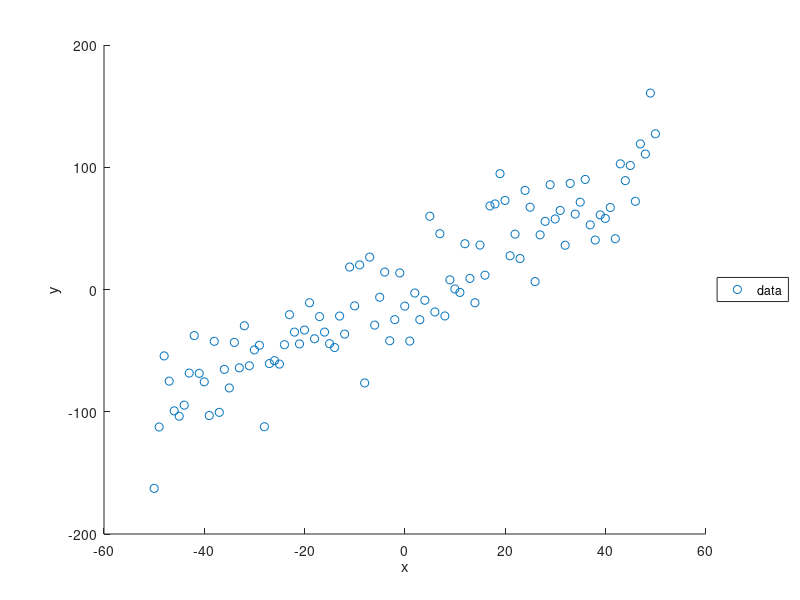

Write the MATLAB code that produced this figure. (Note: this script raises an error after producing the figure.)
%By:        Shane Billingsley
%Class:     ASEN 2012 Experimental and Computational Methods
%Date:      Fall 2022

clear
clc
close all
cmap=colormap(lines(10));

%% Initialize random spread of data around line of y=4x+2
x=linspace(-50,50,101)';
spread = 25;
rng('default'); %this and next lines keep "random" data to be repeatable
rng(1); %comment out this line to repeat with new data each time
y=(2*x+4) + spread*randn(size(x)); %create new random data
figure(1);set(1,'Units','inches','Position',[ 1,1 ,10,6],'Color','w');hold on;
plot(x,y,'o','Color',cmap(1,:))
xlabel('x');ylabel('y');
legend('data','Location','EastOutside');

%% Calculate A and B using summation form
Delta = length(x)*sum(x.^2) - (sum(x)).^2;
Asum = (sum(x.^2)*sum(y) - sum(x)*sum(x.*y))/Delta;
Bsum = (length(x)*sum(x.*y) - sum(x)*sum(y))/Delta;

%% Calcualte A and B using matrix method
H = [ones(size(x)) x]; %create H for linear fit
xHat = inv(H'*H)*H'*y; %solve for xHat (weights are not necessary)
A=xHat(1); %intercept
B=xHat(2); %slope

%% Compare A and B from various methods!
checkA = round(A,6)==round(Asum,6);
checkB = round(B,6)==round(Bsum,6);
if(checkA&&checkB==1)
    disp('The methods are equivalent for A and B!')
else
    disp('The methods are not equivalent for A and B!')
end

%% Plot the line of best fit on top of the data
yfit=B*x+A; %line of best fit
plot(x,yfit,'Color',cmap(2,:),'LineWidth',2)
legend('data','best fit line','Location','EastOutside');

%% Calculate sigma_y (uncertainty in y data) and plot 95% confidence interval
sigma_y = sqrt(1/(length(x)-2) * sum((yfit-y).^2)); %uncertainty in y data
plot(x,yfit+2*sigma_y,'--','Color',cmap(5,:),'LineWidth',2) %plotting 95% confidence interval of y data
plot(x,yfit-2*sigma_y,'--','Color',cmap(5,:),'LineWidth',2, 'HandleVisibility','off') %plotting 95% confidence interval of y data
legend('data','best fit line','95% confidence \sigma_y','Location','EastOutside');

%% Calculate sigma_A, sigma_B and sigma_q (uncertainty in A and B terms and of the line of bets fit) algebraically and plot 95% confidence interval of sigma_q
sigma_A = sigma_y*sqrt(sum(x.^2)/Delta); %calculate uncertainty in A term
sigma_B = sigma_y*sqrt(length(x)/Delta); %calculate uncertainty in B term
sigma_q = sqrt(sigma_A^2 + (x*sigma_B).^2 ); %calculate uncertainty in the line of best fit
plot(x,yfit+2*sigma_q,'Color',cmap(4,:),'LineWidth',2) %plotting 95% confidence interval of linear fit data
plot(x,yfit-2*sigma_q,'Color',cmap(4,:),'LineWidth',2, 'HandleVisibility','off') %plotting 95% confidence interval of linear fit data
legend('data','best fit line','95% confidence \sigma_y','95% confidence \sigma_q - alg.','Location','EastOutside');

%% Calculate sigma_A, sigma_B and sigma_q (uncertainty in A and B terms and of the line of bets fit) using matrices and plot 95% confidence interval of sigma_q
W=1/(sigma_y^2)*eye(length(x)); %create weighting matrix
P=inv(H'*W*H); %calculate covariance matrix
sigma_A1 = sqrt(P(1,1)); %extract out sigma_A
sigma_B1 = sqrt(P(2,2)); %extract out sigma_B
sigma_q2 = diag(sqrt(H*P*H')); %calculate sigma_q based on sigma_q^2 = HPH^T
plot(x,yfit+2*sigma_q2,'--','Color',cmap(3,:),'LineWidth',2) %plotting 95% confidence interval of linear fit data
plot(x,yfit-2*sigma_q2,'--','Color',cmap(3,:),'LineWidth',2, 'HandleVisibility','off') %plotting 95% confidence interval of linear fit data
legend('data','best fit line','95% confidence \sigma_y','95% confidence \sigma_q - alg.','95% confidence \sigma_q - mat.','Location','EastOutside');

%% compare sigma_q vectors
checkq = round(sigma_q,6)==round(sigma_q2,6);

if(checkq(:)==1)
    disp('The methods are equivalent for sigma_q!')
else
    disp('The methods are not equivalent for sigma_q!')
end

%% plot the "exact" line
plot(x,2*x+4,'-k','LineWidth',2)
legend('data','best fit line','95% confidence \sigma_y','95% confidence \sigma_q - alg.','95% confidence \sigma_q - mat.','y=2x+4','Location','EastOutside');

%% use polyfit and polyval
[p,S]=polyfit(x,y,1); 
% [P,S] = polyfit(X,Y,N) returns the polynomial coefficients P and a
%     structure S for use with POLYVAL to obtain error estimates for
%     predictions.  S contains fields for the triangular factor (R) from a
%     QR decomposition of the Vandermonde matrix of X, the degrees of
%     freedom (df), and the norm of the residuals (normr).  If the data Y
%     are random, an estimate of the covariance matrix of P is
%     (Rinv*Rinv')*normr^2/df, where Rinv is the inverse of R.

% Y = polyval(P,X) returns the value of a polynomial P evaluated at X. P
%     is a vector of length N+1 whose elements are the coefficients of the
%     polynomial in descending powers:
%  
%         Y = P(1)*X^N + P(2)*X^(N-1) + ... + P(N)*X + P(N+1)
%  
%     The polynomial P is evaluated at all points in X.

plot(x,polyval(p,x),'--','Color',cmap(6,:),'LineWidth',2)
legend('data','best fit line','95% confidence \sigma_y','95% confidence \sigma_q - alg.','95% confidence \sigma_q - mat.','y=2x+4','polyval','Location','EastOutside');

polyfitCovar = (inv(S.R)*inv(S.R)')*S.normr^2/S.df;
disp('polyfit covariance: ')
fprintf('%d %d \n',[polyfitCovar]);
disp('matrix method covariance: ')
fprintf('%d %d \n',[P]);